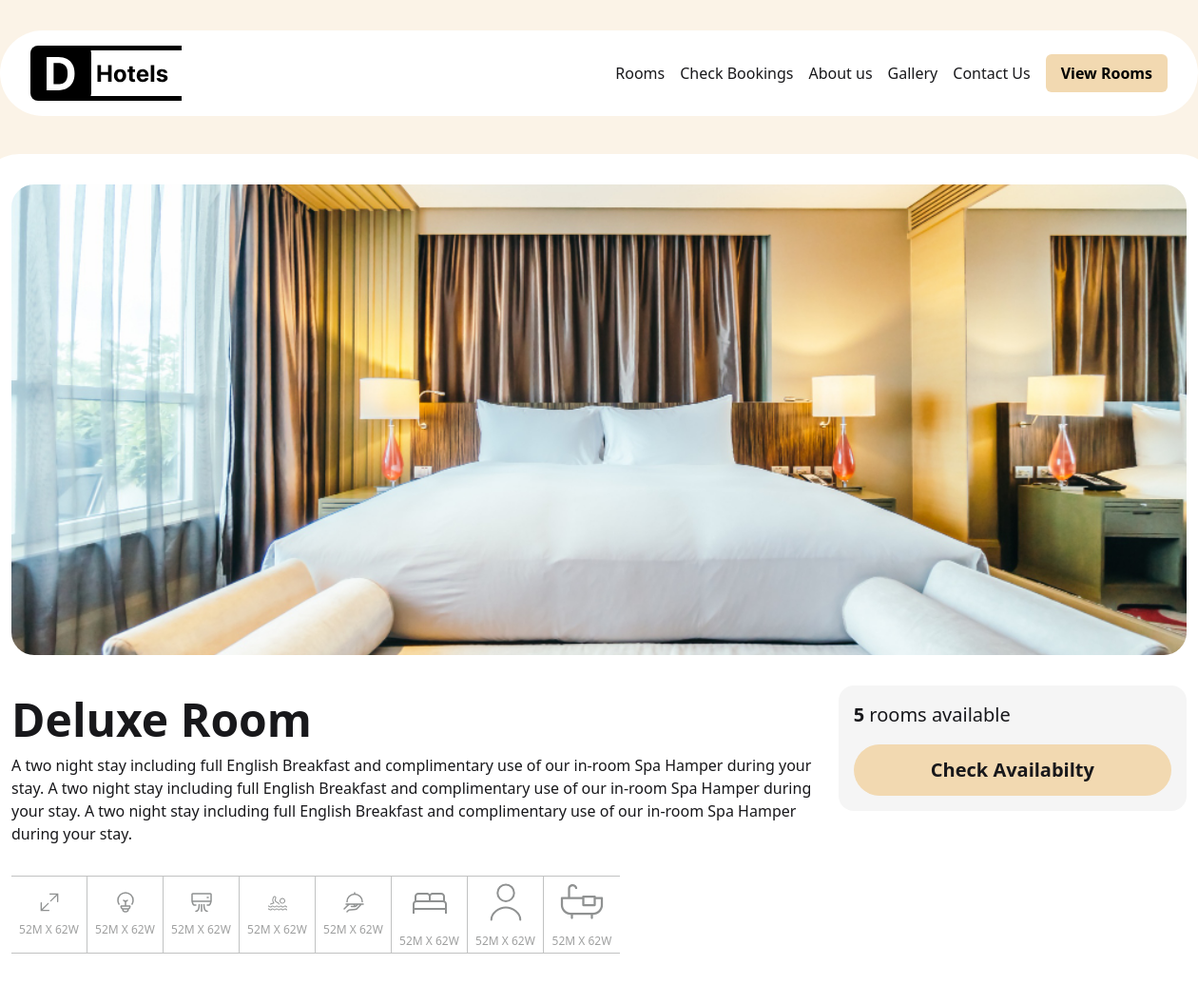
The app's page /room/deluxe-room/, older data.
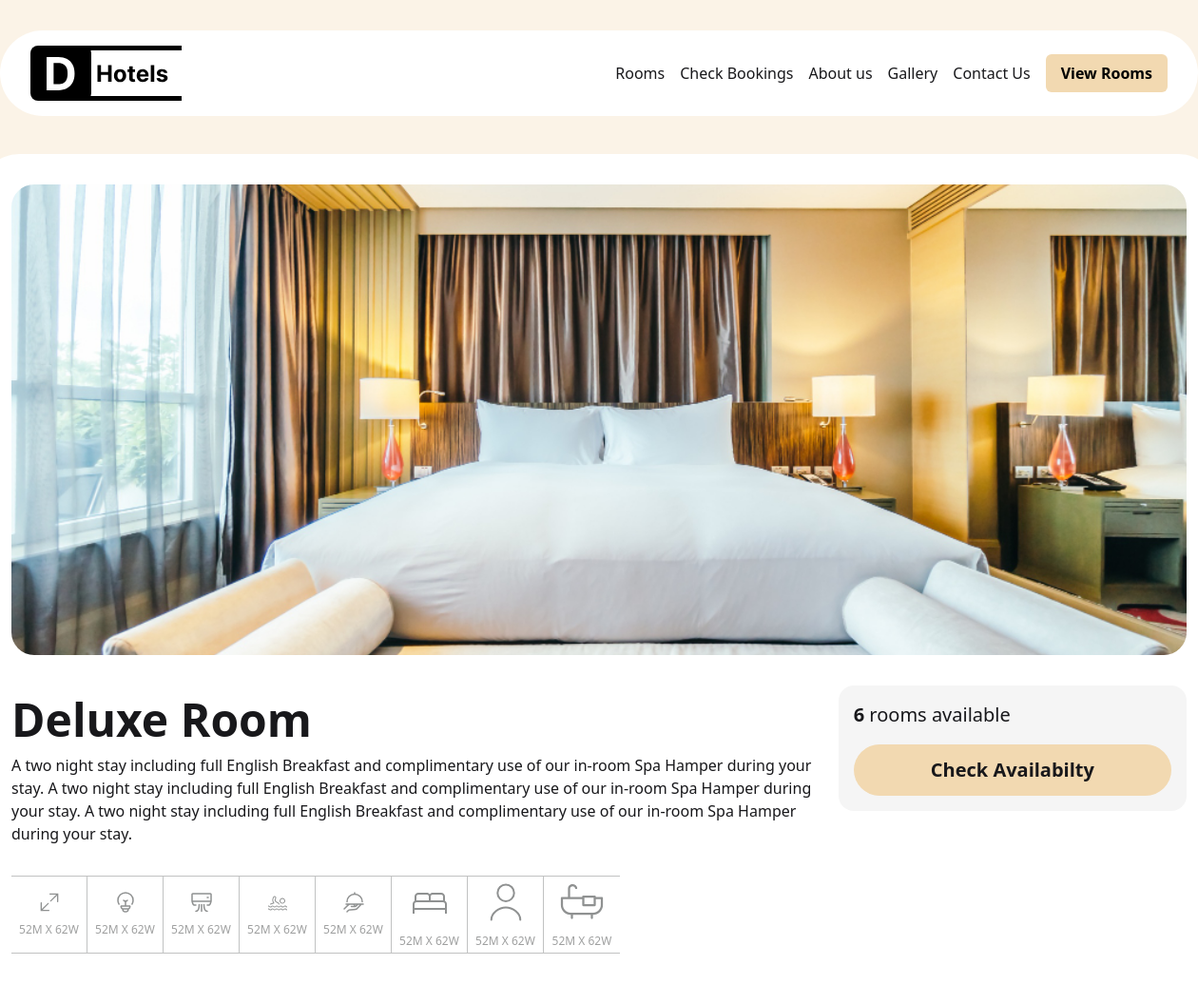
The same page, newer data.
### hotelApp/models.py (models this page shows, shortened)
class HotelRoomsModel(models.Model):
    room_name = models.CharField(max_length=100)
    slug = AutoSlugField(populate_from='room_name', null=True, blank=True)
    room_image = models.ImageField(null=True, blank=True, upload_to="media/")
    room_description = models.TextField(max_length=2000)
    room_no = models.IntegerField()
    room_price = models.IntegerField()
    room_dimension = models.CharField(max_length=50)
    room_bed_no = models.CharField(max_length=50)
    room_occupants_no = models.CharField(max_length=100)
    room_meal_access = models.CharField(max_length=100)
    room_electricity = models.BooleanField(default=True)
    room_AC = models.BooleanField(default=True)
    room_pool_access = models.BooleanField(default=True)

### hotelApp/views.py (the view)
# urls.py: path('room/<str:slug>/', room_detail_view, name='room-detail'),
def room_detail_view(request, slug):
    room = HotelRoomsModel.objects.get(slug = slug)
    bookings = Booking.objects.filter(room = room)
    unavailable_dates = []
    for booking in bookings :
        current_date = booking.check_in
        while current_date <= booking.check_out:
            unavailable_dates.append(current_date.strftime("%Y-%m-%d"))
            current_date += timedelta(days=1)
    context = {
        "room" : room,
        "unavailable_days" : unavailable_dates,
    }
    return render(request, "hotel-detail.html", context)

### hotelApp/templates/hotel-detail.html (shortened to what the changed rows need)
{% extends 'index.html' %}
{% load static %}
{% block content %}
    <div class="w-full bg-[#FBF3E7] h-auto">
        <div class=" w-full flex justify-center items-center pt-10 flex-col">
            <div class="w-[1300px] flex items-center">
                <div class="w-full flex flex-col p-8 bg-white rounded-[40px] gap-8">
                    <img src="{{ room.room_image.url }}" alt="{{ room.room_name }}" class="w-full h-[495px] object-cover rounded-[24px]"  >
                    <div class="w-full flex justify-between gap-4">
                        <div class="flex flex-col w-[70%] ">
                            <h1 class="text-[48px] font-bold"> {{ room.room_name }} </h1>
                            <p> {{ room.room_description }} </p>
                        </div>
                        <div class="p-4 flex flex-col bg-[#F5F5F5] w-[30%] h-fit gap-4 rounded-[16px] ">
                            <p class="text-[20px]"> <span class="font-bold"> {{ room.room_no }} </span> rooms available </p>
                        </div>
                    </div>
                     <div class="flex flex-row w-fit border-t border-b border-[#C1C2C2] ">
                        <div class="w-[80px] h-[80px] flex justify-center flex-col items-center border-r border-[#C1C2C2] gap-2">
                            <i title="Size"> <img src="{% static 'icons/size-icon.svg' %}" alt="size-icon" > </i>
                            <p class="text-[12px] text-[#9fa0a0]"> {{ room.room_dimension }} </p>
                        </div>
                        <div class="w-[80px] h-[80px] flex justify-center flex-col items-center border-r border-[#C1C2C2] gap-2">
                            <i title="Size"> <img src="{% static 'icons/bulb-icon.svg' %}" alt="size-icon" > </i>
                            <p class="text-[12px] text-[#9fa0a0]"> {{ room.room_dimension }} </p>
                        </div>
                        <div class="w-[80px] h-[80px] flex justify-center flex-col items-center border-r border-[#C1C2C2] gap-2">
                            <i title="Size"> <img src="{% static 'icons/AC-icon.svg' %}" alt="size-icon" > </i>
                            <p class="text-[12px] text-[#9fa0a0]"> {{ room.room_dimension }} </p>
                        </div>
                        <div class="w-[80px] h-[80px] flex justify-center flex-col items-center border-r border-[#C1C2C2] gap-2">
                            <i title="Size"> <img src="{% static 'icons/pool-icon.svg' %}" alt="size-icon" > </i>
                            <p class="text-[12px] text-[#9fa0a0]"> {{ room.room_dimension }} </p>
                        </div>
                        <div class="w-[80px] h-[80px] flex justify-center flex-col items-center border-r border-[#C1C2C2] gap-2">
                            <i title="Size"> <img src="{% static 'icons/food-icon.svg' %}" alt="size-icon" > </i>
                            <p class="text-[12px] text-[#9fa0a0]"> {{ room.room_dimension }} </p>
                        </div>
                        <div class="w-[80px] h-[80px] flex justify-center flex-col items-center border-r border-[#C1C2C2] gap-2">
                            <i title="Size"> <img src="{% static 'icons/bed-icon.svg' %}" alt="size-icon" > </i>
                            <p class="text-[12px] text-[#9fa0a0]"> {{ room.room_dimension }} </p>
                        </div>
                        <div class="w-[80px] h-[80px] flex justify-center flex-col items-center border-r border-[#C1C2C2] gap-2">
                            <i title="Size"> <img src="{% static 'icons/user-icon.svg' %}" alt="size-icon" > </i>
                            <p class="text-[12px] text-[#9fa0a0]"> {{ room.room_dimension }} </p>
                        </div>
                        <div class="w-[80px] h-[80px] flex justify-center flex-col items-center  border-[#C1C2C2] gap-2">
                            <i title="Size"> <img src="{% static 'icons/bath-icon.svg' %}" alt="size-icon" > </i>
                            <p class="text-[12px] text-[#9fa0a0]"> {{ room.room_dimension }} </p>
                        </div>
                     </div>
                </div>
            </div>
        </div>
    </div>
{% endblock  %}

Row changes from the older to the newer data that the page shows:
changed HotelRoomsModel "Deluxe Room": room_no "5" → "6"
